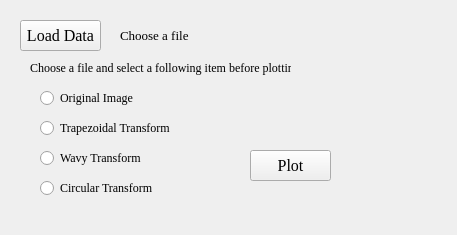
<?xml version="1.0" encoding="UTF-8"?>
<ui version="4.0">
 <class>Form</class>
 <widget class="QWidget" name="Form">
  <property name="geometry">
   <rect>
    <x>0</x>
    <y>0</y>
    <width>457</width>
    <height>235</height>
   </rect>
  </property>
  <property name="font">
   <font>
    <family>Times New Roman</family>
   </font>
  </property>
  <property name="windowTitle">
   <string>Form</string>
  </property>
  <widget class="QPushButton" name="pushButton">
   <property name="geometry">
    <rect>
     <x>20</x>
     <y>20</y>
     <width>81</width>
     <height>31</height>
    </rect>
   </property>
   <property name="font">
    <font>
     <family>Times New Roman</family>
     <pointsize>12</pointsize>
    </font>
   </property>
   <property name="text">
    <string>Load Data</string>
   </property>
  </widget>
  <widget class="QPushButton" name="pushButton_2">
   <property name="geometry">
    <rect>
     <x>250</x>
     <y>150</y>
     <width>81</width>
     <height>31</height>
    </rect>
   </property>
   <property name="font">
    <font>
     <family>Times New Roman</family>
     <pointsize>12</pointsize>
    </font>
   </property>
   <property name="text">
    <string>Plot</string>
   </property>
  </widget>
  <widget class="QLabel" name="label">
   <property name="geometry">
    <rect>
     <x>120</x>
     <y>20</y>
     <width>531</width>
     <height>31</height>
    </rect>
   </property>
   <property name="font">
    <font>
     <family>Times New Roman</family>
     <pointsize>10</pointsize>
    </font>
   </property>
   <property name="lineWidth">
    <number>1</number>
   </property>
   <property name="text">
    <string>Choose a file</string>
   </property>
  </widget>
  <widget class="QRadioButton" name="radioButton_2">
   <property name="geometry">
    <rect>
     <x>40</x>
     <y>120</y>
     <width>141</width>
     <height>16</height>
    </rect>
   </property>
   <property name="text">
    <string>Trapezoidal Transform</string>
   </property>
  </widget>
  <widget class="QRadioButton" name="radioButton">
   <property name="geometry">
    <rect>
     <x>40</x>
     <y>90</y>
     <width>121</width>
     <height>16</height>
    </rect>
   </property>
   <property name="text">
    <string>Original Image</string>
   </property>
  </widget>
  <widget class="QRadioButton" name="radioButton_3">
   <property name="geometry">
    <rect>
     <x>40</x>
     <y>150</y>
     <width>131</width>
     <height>16</height>
    </rect>
   </property>
   <property name="text">
    <string>Wavy Transform</string>
   </property>
  </widget>
  <widget class="QLabel" name="label_2">
   <property name="geometry">
    <rect>
     <x>30</x>
     <y>60</y>
     <width>261</width>
     <height>16</height>
    </rect>
   </property>
   <property name="text">
    <string>Choose a file and select a following item before plotting</string>
   </property>
  </widget>
  <widget class="QRadioButton" name="radioButton_4">
   <property name="geometry">
    <rect>
     <x>40</x>
     <y>180</y>
     <width>131</width>
     <height>16</height>
    </rect>
   </property>
   <property name="text">
    <string>Circular Transform</string>
   </property>
  </widget>
 </widget>
 <resources/>
 <connections/>
</ui>
